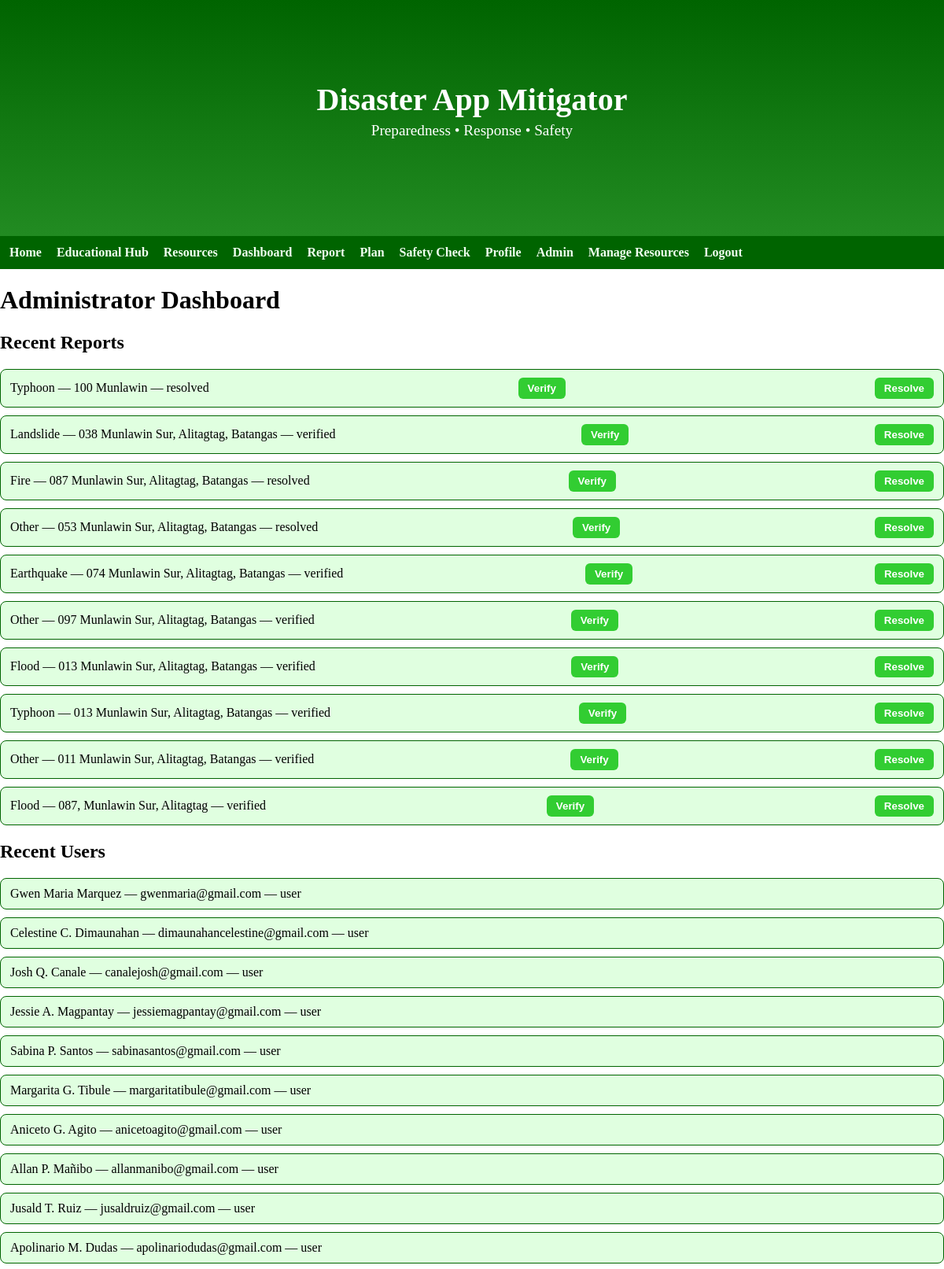
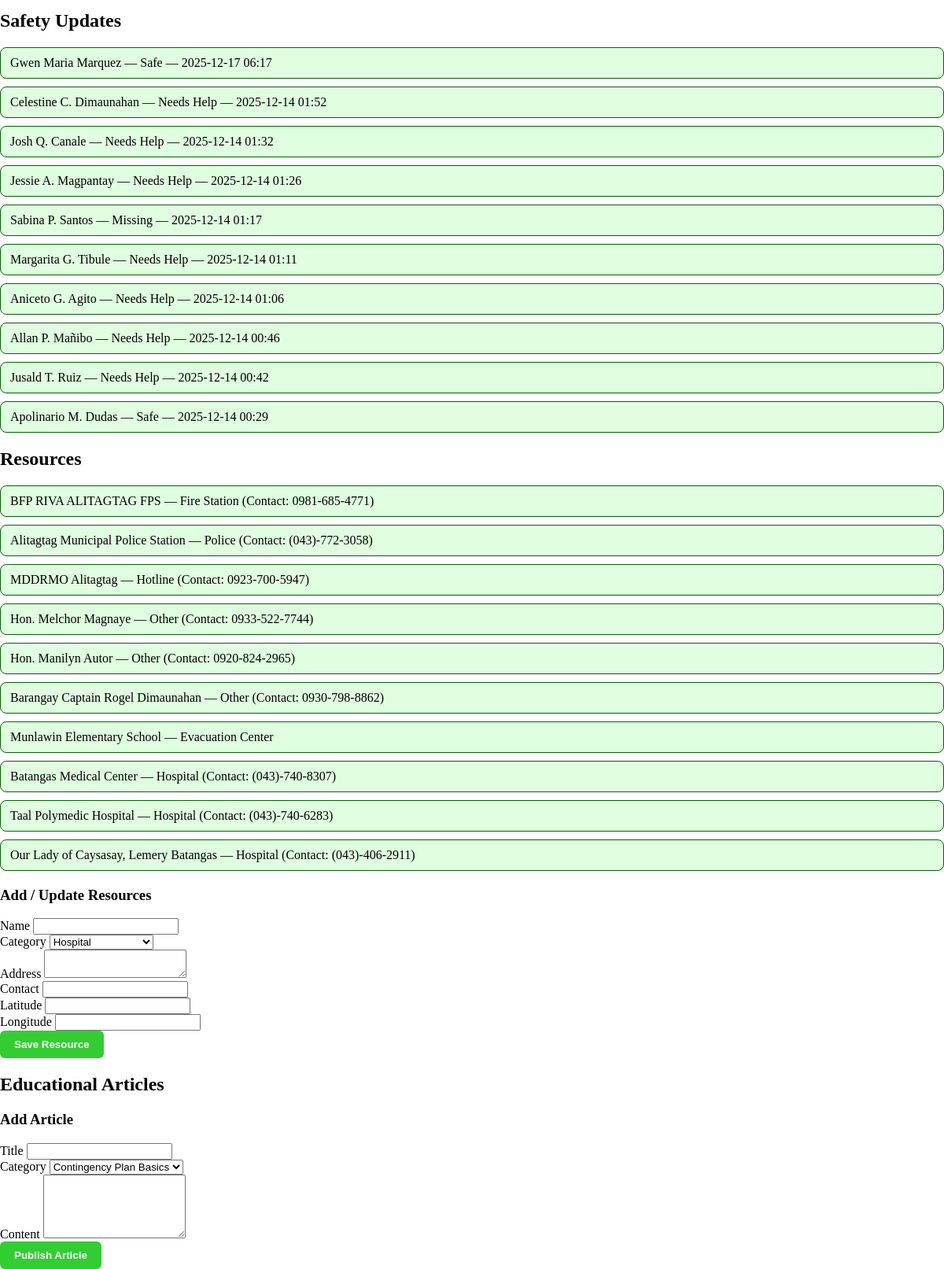
The app's page /admin_dashboard (signed in) with its own data (2 pictures, top to bottom).
### python/models.py (models this page shows, shortened)
class CommunityReport(db.Model):
    __tablename__ = "community_report"
    id = db.Column(db.Integer, primary_key=True)
    user_id = db.Column(db.Integer, db.ForeignKey("user.id"), nullable=False)
    disaster_type = db.Column(db.String(100), nullable=False)
    location = db.Column(db.String(255), nullable=False)
    description = db.Column(db.Text, nullable=False)
    status = db.Column(db.String(50), default="pending", nullable=False)  # pending, verified, resolved
    verified_by_admin_id = db.Column(db.Integer, db.ForeignKey("user.id"))
    created_at = db.Column(db.DateTime, default=datetime.utcnow)
    user = db.relationship("User", foreign_keys=[user_id])
    verified_by_admin = db.relationship("User", foreign_keys=[verified_by_admin_id])

class User(db.Model):
    __tablename__ = "user"
    id = db.Column(db.Integer, primary_key=True)
    email = db.Column(db.String(255), unique=True, nullable=False)
    full_name = db.Column(db.String(255), nullable=False)
    phone = db.Column(db.String(50))
    address = db.Column(db.Text)
    role = db.Column(db.String(50), default="user", nullable=False)
    password_hash = db.Column(db.String(255), nullable=False)
    created_at = db.Column(db.DateTime, default=datetime.utcnow)

class SafetyCheck(db.Model):
    __tablename__ = "safety_check"
    id = db.Column(db.Integer, primary_key=True)
    user_id = db.Column(db.Integer, db.ForeignKey("user.id"), nullable=False)
    status = db.Column(db.String(50), nullable=False)
    note = db.Column(db.Text)
    created_at = db.Column(db.DateTime, default=datetime.utcnow)
    user = db.relationship("User")

class Resource(db.Model):
    __tablename__ = "resource"
    id = db.Column(db.Integer, primary_key=True)
    name = db.Column(db.String(255), nullable=False)
    category = db.Column(db.String(100))  # Hospital, Evacuation Center, Hotline, etc.
    address = db.Column(db.Text)
    contact = db.Column(db.String(100))
    latitude = db.Column(db.Numeric(9, 6))
    longitude = db.Column(db.Numeric(9, 6))
    updated_at = db.Column(db.DateTime, default=datetime.utcnow, onupdate=datetime.utcnow)

### app.py (the view)
@app.route("/admin_dashboard")
@admin_required
def admin_dashboard():
    recent_reports = CommunityReport.query.order_by(CommunityReport.created_at.desc()).limit(10).all()
    recent_users = User.query.order_by(User.created_at.desc()).limit(10).all()
    recent_safety = SafetyCheck.query.order_by(SafetyCheck.created_at.desc()).limit(10).all()
    resources = Resource.query.order_by(Resource.updated_at.desc()).limit(10).all()
    form = ResourceForm()   # <-- add this
    return render_template("admin_dashboard.html",
                           recent_reports=recent_reports,
                           recent_users=recent_users,
                           recent_safety=recent_safety,
                           resources=resources,
                           form=form)   # <-- pass it

### python/forms.py
class ResourceForm(FlaskForm):
    name = StringField("Name", validators=[DataRequired(), Length(max=255)])
    category = SelectField("Category", choices=[
        ("Hospital", "Hospital"), ("Evacuation Center", "Evacuation Center"),
        ("Hotline", "Hotline"), ("Police", "Police"), ("Fire Station", "Fire Station"),
        ("Other", "Other")
    ])
    address = TextAreaField("Address", validators=[Optional()])
    contact = StringField("Contact", validators=[Optional(), Length(max=100)])
    latitude = FloatField("Latitude", validators=[Optional()])
    longitude = FloatField("Longitude", validators=[Optional()])
    submit = SubmitField("Save Resource")

### python/utils.py (called while the page is built)
def admin_required(f):
    @wraps(f)
    def decorated_function(*args, **kwargs):
        if not session.get("user_id") or session.get("role") != "admin":
            flash("Admin access required.")
            return redirect(url_for("adminlogin"))
        return f(*args, **kwargs)
    return decorated_function

### templates/admin_dashboard.html (shortened to what this page needs)
{% extends "base.html" %}
{% block content %}
  <h1>Administrator Dashboard</h1>
  <section>
    <h2>Recent Reports</h2>
    <ul>
      {% for r in recent_reports %}
        <li>
          {{ r.disaster_type }} — {{ r.location }} — {{ r.status }}
          <form method="post"
                action="{{ url_for('verify_report', report_id=r.id) }}"
                style="display:inline;">
            <button type="submit">Verify</button>
          </form>
          <form method="post"
                action="{{ url_for('resolve_report', report_id=r.id) }}"
                style="display:inline;">
            <button type="submit">Resolve</button>
          </form>
        </li>
      {% else %}
        <li>No reports.</li>
      {% endfor %}
    </ul>
  </section>
  <section>
    <h2>Recent Users</h2>
    <ul>
      {% for u in recent_users %}
        <li>{{ u.full_name }} — {{ u.email }} — {{ u.role }}</li>
      {% else %}
        <li>No users.</li>
      {% endfor %}
    </ul>
  </section>
  <section>
    <h2>Safety Updates</h2>
    <ul>
      {% for s in recent_safety %}
        <li>
          {{ s.user.full_name }} —
          {{ s.status }} —
          {{ s.created_at.strftime("%Y-%m-%d %H:%M") }}
        </li>
      {% else %}
        <li>No safety updates.</li>
      {% endfor %}
    </ul>
  </section>
  <section>
    <h2>Resources</h2>
    <ul>
      {% for r in resources %}
        <li>
          {{ r.name }} — {{ r.category }}
          {% if r.contact %}(Contact: {{ r.contact }}){% endif %}
        </li>
      {% else %}
        <li>No resources.</li>
      {% endfor %}
    </ul>
    <h3>Add / Update Resources</h3>
    <form method="post" action="{{ url_for('admin_resources') }}">
      <div>{{ form.name.label }} {{ form.name() }}</div>
      <div>{{ form.category.label }} {{ form.category() }}</div>
      <div>{{ form.address.label }} {{ form.address() }}</div>
      <div>{{ form.contact.label }} {{ form.contact() }}</div>
      <div>{{ form.latitude.label }} {{ form.latitude() }}</div>
      <div>{{ form.longitude.label }} {{ form.longitude() }}</div>
      <div>{{ form.submit() }}</div>
    </form>
  </section>
  <section>
  <h2>Educational Articles</h2>
  <h3>Add Article</h3>
  <form method="post" action="{{ url_for('admin_add_article') }}">
    <div>
      <label>Title</label>
      <input type="text" name="title" required>
    </div>
    <div>
      <label>Category</label>
      <select name="category" required>
        <option value="Contingency Plan Basics">Contingency Plan Basics</option>
      </select>
    </div>
    <div>
      <label>Content</label>
      <textarea name="content" rows="5" required></textarea>
    </div>
    <button type="submit">Publish Article</button>
  </form>
</section>
{% endblock %}

### static/css/style.css (style rules this page uses)
body, .navbar { margin: 0; padding: 0; }
button, input[type="submit"] { background: #a0522d; color: #fff8dc; border: none; padding: 10px 18px; border-radius: 20px; cursor: pointer; font-weight: bold; }
body::before { content: ""; position: fixed; top: 0; left: 0; right: 0; bottom: 0; background: rgba(255, 255, 255, 0.6); z-index: -1; }
button, input[type="submit"] { background-color: #32cd32; color: white; border: none; padding: 10px 18px; border-radius: 6px; cursor: pointer; font-weight: bold; }
section h2 + ul { list-style: none; padding-left: 0; margin: 0 0 20px 0; }
section h2 + ul li { background-color: #e0ffe0; border: 1px solid #006400; border-radius: 8px; padding: 10px 12px; margin-bottom: 10px; display: flex; align-items: center; justify-content: space-between; flex-wrap: nowrap; }
section h2 + ul li form { margin-left: 8px; flex-shrink: 0; display: inline-block; }
section h2 + ul li button { background-color: #32cd32; color: white; border: none; padding: 6px 12px; border-radius: 6px; cursor: pointer; font-weight: bold; }

### records on screen
CommunityReport: disaster_type "Typhoon", location "100 Munlawin", status "resolved"
CommunityReport: disaster_type "Landslide", location "038 Munlawin Sur, Alitagtag, Batangas", status "verified"
CommunityReport: disaster_type "Fire", location "087 Munlawin Sur, Alitagtag, Batangas", status "resolved"
CommunityReport: disaster_type "Other", location "053 Munlawin Sur, Alitagtag, Batangas", status "resolved"
CommunityReport: disaster_type "Earthquake", location "074 Munlawin Sur, Alitagtag, Batangas", status "verified"
CommunityReport: disaster_type "Other", location "097 Munlawin Sur, Alitagtag, Batangas", status "verified"
CommunityReport: disaster_type "Flood", location "013 Munlawin Sur, Alitagtag, Batangas", status "verified"
CommunityReport: disaster_type "Typhoon", location "013 Munlawin Sur, Alitagtag, Batangas", status "verified"
CommunityReport: disaster_type "Other", location "011 Munlawin Sur, Alitagtag, Batangas", status "verified"
CommunityReport: disaster_type "Flood", location "087, Munlawin Sur, Alitagtag", status "verified"
User: full_name "Gwen Maria Marquez", email "gwenmaria@gmail.com", role "user"
User: full_name "Celestine C. Dimaunahan", email "dimaunahancelestine@gmail.com", role "user"
User: full_name "Josh Q. Canale", email "canalejosh@gmail.com", role "user"
User: full_name "Jessie A. Magpantay", email "jessiemagpantay@gmail.com", role "user"
User: full_name "Sabina P. Santos", email "sabinasantos@gmail.com", role "user"
User: full_name "Margarita G. Tibule", email "margaritatibule@gmail.com", role "user"
User: full_name "Aniceto G. Agito", email "anicetoagito@gmail.com", role "user"
User: full_name "Allan P. Mañibo", email "allanmanibo@gmail.com", role "user"
User: full_name "Jusald T. Ruiz", email "jusaldruiz@gmail.com", role "user"
User: full_name "Apolinario M. Dudas", email "apolinariodudas@gmail.com", role "user"
SafetyCheck: user.full_name "Gwen Maria Marquez", status "Safe", created_at "2025-12-17 06:17"
SafetyCheck: user.full_name "Celestine C. Dimaunahan", status "Needs Help", created_at "2025-12-14 01:52"
SafetyCheck: user.full_name "Josh Q. Canale", status "Needs Help", created_at "2025-12-14 01:32"
SafetyCheck: user.full_name "Jessie A. Magpantay", status "Needs Help", created_at "2025-12-14 01:26"
SafetyCheck: user.full_name "Sabina P. Santos", status "Missing", created_at "2025-12-14 01:17"
SafetyCheck: user.full_name "Margarita G. Tibule", status "Needs Help", created_at "2025-12-14 01:11"
SafetyCheck: user.full_name "Aniceto G. Agito", status "Needs Help", created_at "2025-12-14 01:06"
SafetyCheck: user.full_name "Allan P. Mañibo", status "Needs Help", created_at "2025-12-14 00:46"
SafetyCheck: user.full_name "Jusald T. Ruiz", status "Needs Help", created_at "2025-12-14 00:42"
SafetyCheck: user.full_name "Apolinario M. Dudas", status "Safe", created_at "2025-12-14 00:29"
Resource: name "BFP RIVA ALITAGTAG FPS", category "Fire Station", contact "0981-685-4771"
Resource: name "Alitagtag Municipal Police Station", category "Police", contact "(043)-772-3058"
Resource: name "MDDRMO Alitagtag", category "Hotline", contact "0923-700-5947"
Resource: name "Hon. Melchor Magnaye", category "Other", contact "0933-522-7744"
Resource: name "Hon. Manilyn Autor", category "Other", contact "0920-824-2965"
Resource: name "Barangay Captain Rogel Dimaunahan", category "Other", contact "0930-798-8862"
Resource: name "Munlawin Elementary School", category "Evacuation Center"
Resource: name "Batangas Medical Center", category "Hospital", contact "(043)-740-8307"
Resource: name "Taal Polymedic Hospital", category "Hospital", contact "(043)-740-6283"
Resource: name "Our Lady of Caysasay, Lemery Batangas", category "Hospital", contact "(043)-406-2911"
